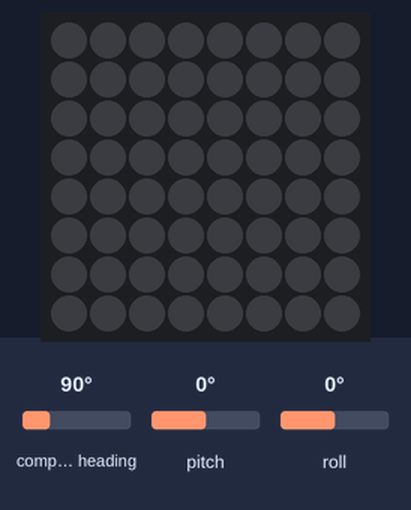
This program was run on a simulated Raspberry Pi (BCM pin numbers) with a Sense HAT. On the bench: the Sense HAT's 8×8 RGB LED matrix. Inputs (shaded band) come from the test bench; at power-on: pitch 0°, roll 0°, compass heading 90°. Random numbers come from a fixed seed; the Sense HAT reports a negative pitch or roll as 360° plus the angle.

Above: at 1.2 s.
1.3 s: pitch set to -9°
2.8 s: pitch set to -12°
At 4.0 s:
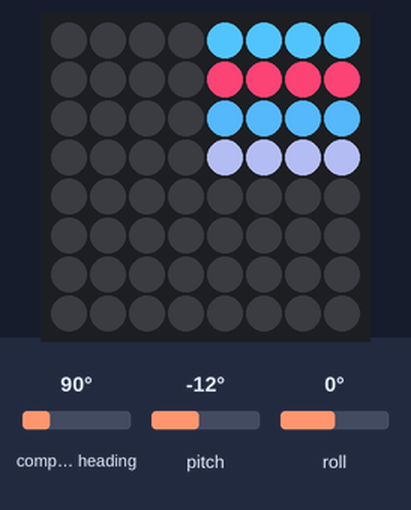
4.6 s: roll set to 9°
6.1 s: roll set to 12°
At 7.6 s:
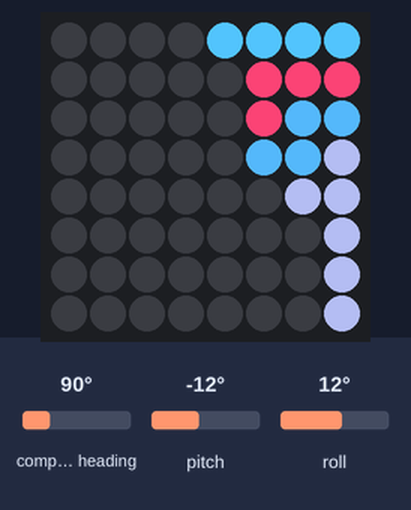
7.9 s: pitch set to 0°
At 9.3 s:
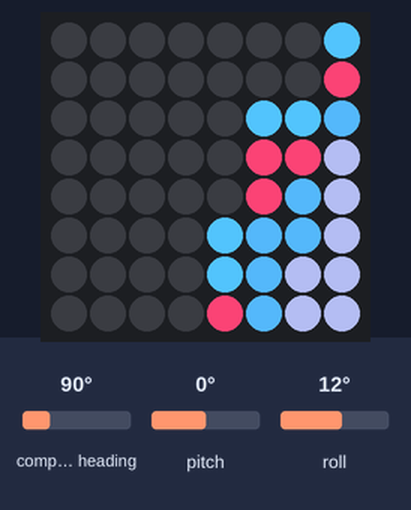
9.5 s: roll set to -45°
At 10.4 s:
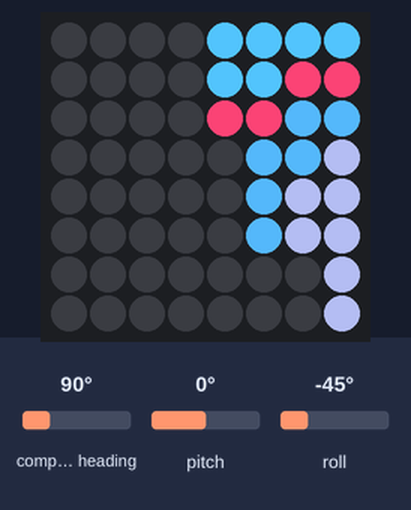
Timing chart, 0 to 12.1 s (numbered marks = the images above; inputs shaded):
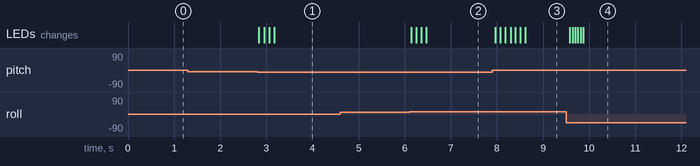

The program:

pixel-sand.py
```python
import random
from sense_hat import SenseHat
from time import sleep
from Pixel_Sand import Pixel_Sand

def get_offsets(sense):
    o = sense.get_orientation_degrees()

    x_offset, y_offset = 0,0

    # Adjust pitch to -90 (left) through 90 (right)
    # There is probably a mathier way to do this
    ap = o['pitch']
    if ap > 180:
        ap = 360-ap
    else: ap = -ap

    ar = o['roll']
    if ar > 200:
        ar = 360-ar
    else:
        ar = -ar

    # Not using these yet, but we might want to at some point
    x_speed = int(ap / 20)
    y_speed = int(ar / 20)

    # Ignore values close to 0
    if ap < -10:
        x_offset = -1
    elif ap > 10:
        x_offset = 1

    if ar < -10:
        y_offset = 1
    elif ar > 10:
        y_offset = -1

    acceleration = .1 / max(max(1,abs(x_speed)), abs(y_speed))
    return x_offset, y_offset, acceleration

def get_random_color():
    return [random.randint(50,255),
        random.randint(50,255),
        random.randint(50,255)]

if __name__ == "__main__":

    sense = SenseHat()
    sense.clear()

    # Use Red, White, Blue, Green for our colors
    #colors = [(255,0,0), (255,255,255), (0,0,255), (0,255,0)]

    # Use random colors
    colors = [get_random_color(), get_random_color(),
        get_random_color(), get_random_color()]

    sand = []
    for y in range(0,4):
        # Make rows alternating colors
        rgb = colors[y % len(colors)]
        for x in range(0,8):
            # Make columns alternating colors
            #rgb = colors[x % len(colors)]

            # Attempt green gradient
            #rgb = (x*10 + y*40, 255-x*2-y*40, x*6 + y*40)

            sand.append(Pixel_Sand(sense, x, y, rgb))

    while True:
        x_offset, y_offset, acceleration = get_offsets(sense)
        for s in sand:
            s.update_position(x_offset, y_offset)

        # Delay more/less depending on how steep ar/ap are:
        sleep(acceleration)
```

Pixel_Sand.py
```python
import random

# Think about whether we want this object to directly interface
# with the sense hat or not
from sense_hat import SenseHat

class Pixel_Sand:
    """
    An object to represent a grain of pixel sand
    """

    def __init__(self, sense, x, y, rgb=False):
        self.sense = sense
        self.x = x
        self.y = y
        self.black = (0,0,0)

        # If RGB == False, pick a random color
        self.color = rgb
        if rgb == False:
            self.color = (random.randint(30,200),
            random.randint(50,200),
            random.randint(50,200))


    def update_position(self, x_offset, y_offset):
        """
        The main loop will calculate offset based on pitch/yaw
        and supply it here. Then we can calculate the new position.
        If it's our current position, do nothing
        If the new position is already taken, do nothing
        """
        new_x = self.x + x_offset
        new_y = self.y + y_offset

        # Set boundaries
        new_x = max(0,min(7,new_x))
        new_y = max(0,min(7,new_y))

        if (self.x == new_x and self.y == new_y):
            # No change
            return

        if (self.sense.get_pixel(new_x, new_y) != [0,0,0]):
            # Something is already there
            return

        # Unlight old pixel
        self.sense.set_pixel(self.x,self.y,self.black)

        # Light new one
        self.x = new_x
        self.y = new_y
        self.sense.set_pixel(self.x,self.y,self.color)
```

Measured:
- the behaviour switches between -10 and -11° on pitch (found by bisection; images 0 and 1)
- the behaviour switches between 10 and 11° on roll (found by bisection; images 1 and 2)
- after the input at 1.3 s, every drawn part: stays the same
- after the input at 2.8 s, the LEDs: first change at once (image 1 shows a later state)
- after the input at 4.6 s, every drawn part: stays the same
- after the input at 6.1 s, the LEDs: first change at once (image 2 shows a later state)
- after the input at 7.9 s, the LEDs: first change after 0.07 s (image 3 shows a later state)
- after the input at 9.5 s, the LEDs: first change after 0.08 s (image 4 shows a later state)
